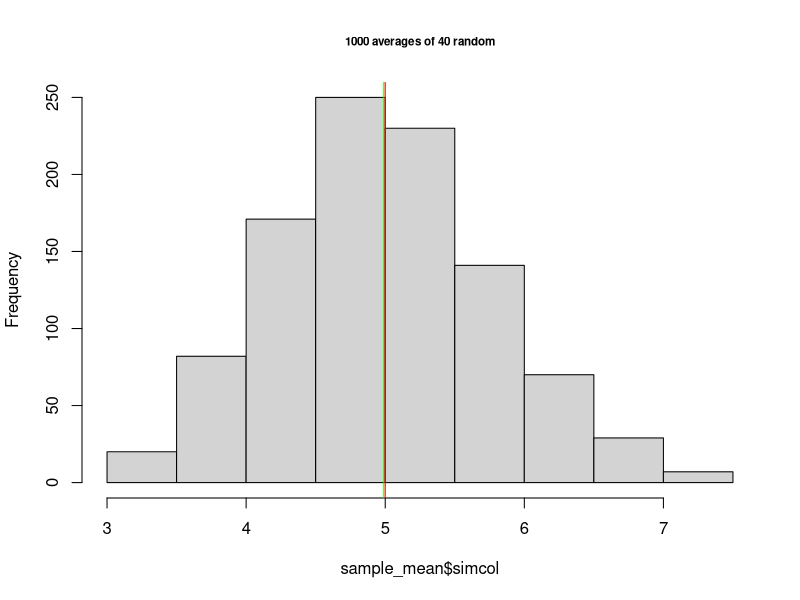

Source code (R): (Note: this script raises an error after producing the figure.)
## ---- chunk 1
knitr::opts_chunk$set(echo = TRUE)
require('knitr', quietly=TRUE)
## ---- chunk 2
getwd()
library(knitr)
library(markdown)
library(rmarkdown)
library(plyr)
library(stats)
library(ggplot2)
## ---- chunk 3
set.seed(1) ## reproducible results
lambda <- 0.2 # rate for simulations
n <- 40 # number of samples
simulations <- 1:1000 # suggested
## ---- chunk 4
sample_mean <- data.frame(simcol=sapply(simulations, function(simcol) 
        {mean(rexp(n,lambda))}))
## ---- chunk 5
mean(sample_mean$simcol)
## ---- chunk 6
1/lambda
## ---- chunk 7
hist(sample_mean$simcol, main = "1000 averages of 40 random", cex.main=0.7)
abline(v=mean(sample_mean$simcol),col="green")
abline(v=1/lambda,col="red")
## ---- chunk 8
cat("Sample mean = ", s-mean, "  ", "Theoretical Distribution= ", center-dist)
